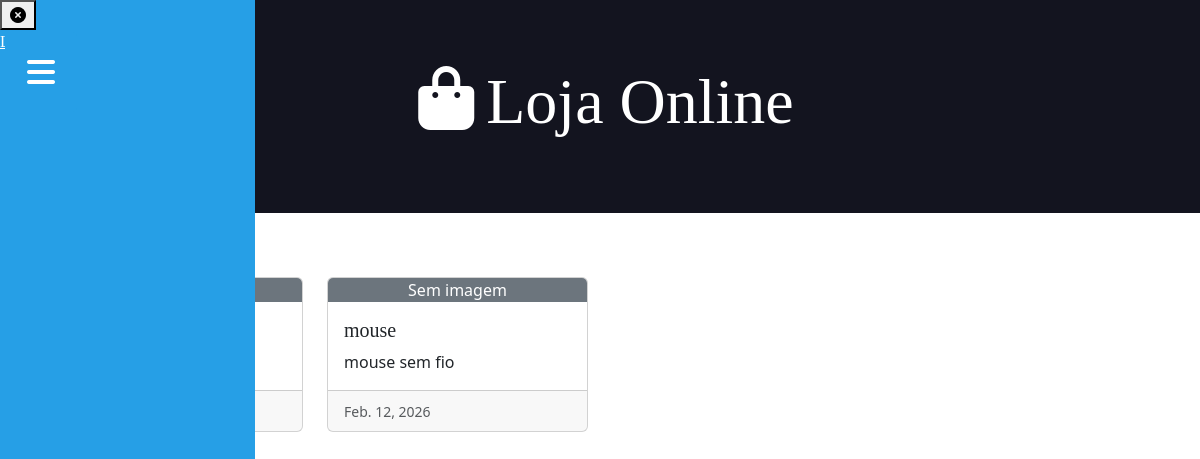
/, run on an earlier commit of the app's database.
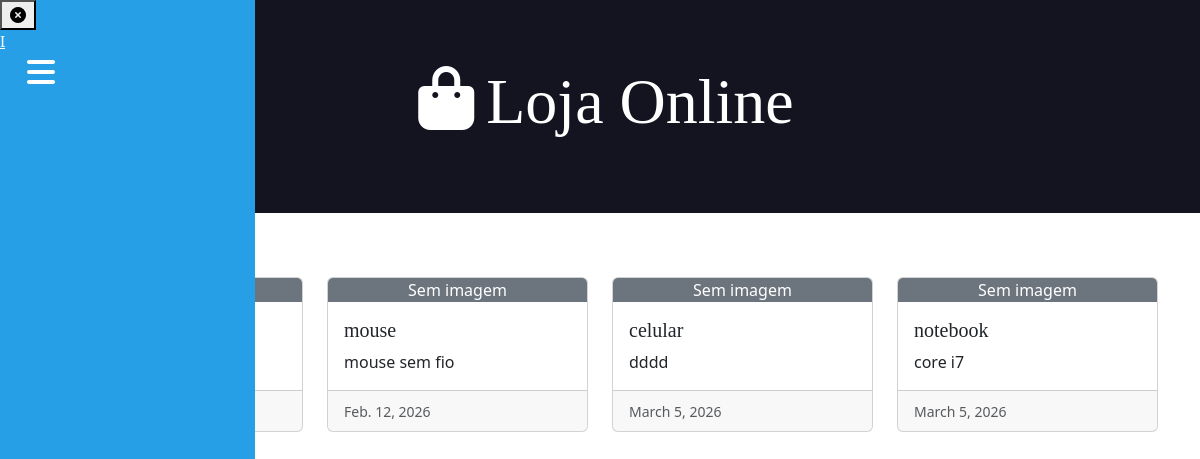
And on a later commit of the database.
### core/models.py (models this page shows, shortened)
class Produto(models.Model):
    nome = models.CharField(max_length=50)
    preco = models.DecimalField(decimal_places=2, max_digits=8)
    descricao = models.TextField()
    qtde = models.PositiveIntegerField(default=0)
    data_de_validade = models.DateField(auto_now_add=True)
    imagem = models.ImageField(upload_to='produtos/', null=True, blank=True)

### core/views.py (the view)
# urls.py: path('', index, name="urlindex"),
def index(request):
    produtos = Produto.objects.all()
    context = {'produtos': produtos}
    return render(request, 'index.html', context)

### core/templates/index.html (shortened to what this page needs)
{% extends 'global/base.html' %}
{% block content %}
  <div class="container">
    <div class="row row-cols-1 row-cols-md-2 row-cols-lg-3 row-cols-xl-4 g-4">
      {% for p in produtos %}
        <div class="card-group">
          <div class="card">
            {% if p.imagem %}
              <img src="{{ p.imagem.url }}" alt="{{ p.nome }}" />
            {% else %}
              <div class="card-img-top bg-secondary d-flex align-items-center justify-content-center" style="hight: 200px;">
                <span class="text-white">Sem imagem</span>
              </div>
            {% endif %}
            <div class="card-body">
              <h5 class="card-title">{{ p.nome }}</h5>
              <p class="card-text">{{ p.descricao|truncatechars:100 }}</p>
            </div>
            <div class="card-footer">
              <small class="text-body-secondary">{{ p.data_de_validade }}</small>
            </div>
          </div>
        </div>
      {% endfor %}
    </div>
  </div>
{% endblock %}

What changed in the data, as far as the page shows it:
added Produto: shows "Sem imagem", nome "celular", descricao "dddd", data_de_validade "March 5, 2026"
added Produto: shows "Sem imagem", nome "notebook", descricao "core i7", data_de_validade "March 5, 2026"
